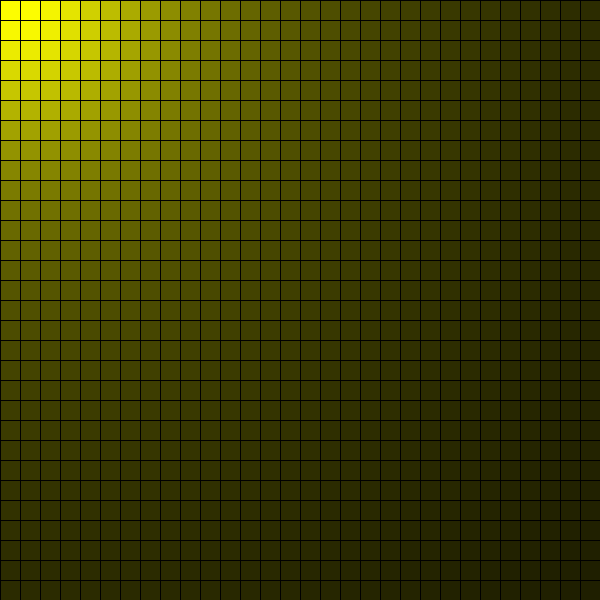
Frame 1 (no input)
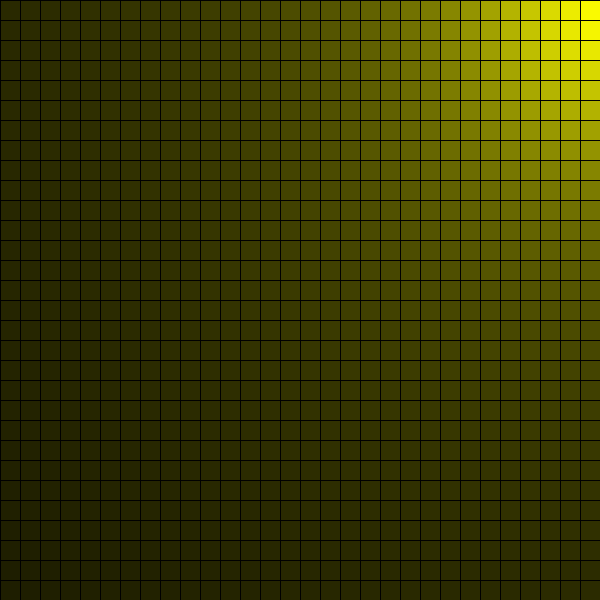
Frame 60 (the mouse pressed at the canvas centre just before this capture)
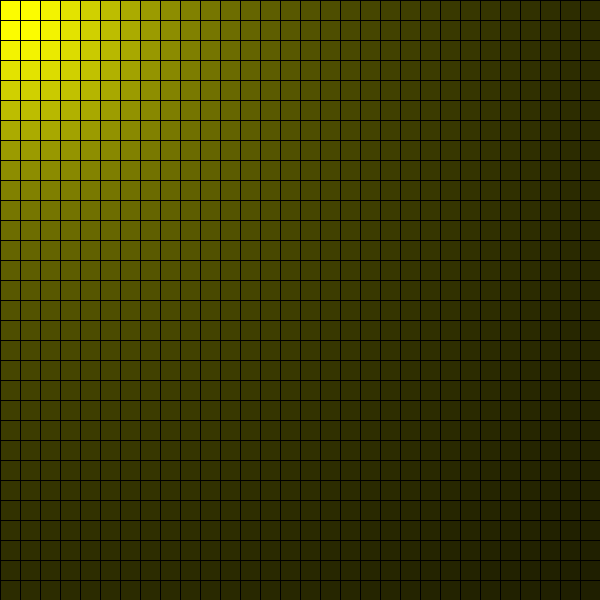
Frame 120 (the mouse held since frame 60 and released just before this capture)

The Processing sketch that drew these frames (run headless with seeded random() and noise(); from frame 60 on, the mouse is pressed at the canvas centre):

// Processing sketch: processing_165057
// ── processing_165057.pde

float lightX=0, lightY=0, step =10;
boolean goRight = true;
void setup(){
  size(600,600);
}

float dotProduct
(float x1, float y1, float z1, float x2, float y2, float z2){
 return x1*x2 + y1*y2 + z1*z2; 
  
}

void draw(){
  background(0);
  int gridX = 20;
  int gridY = 20;
  
  float nX=0, nY=0, nZ=1; // normal vector
  if(goRight){
      if(lightX<width)
        lightX+=step;
      else{
         lightY+=step;
         goRight=false; 
      }
    }
    else{
      if(lightX>0)
         lightX-=step;
      else{
         lightY+=step;
         goRight=true; 
      }
    }
  for(int y=0;y<height;y+=gridY){
   for(int x=0;x<width;x+=gridX){
    
     //compute light vector
     float lX = lightX - x;
     float lY = lightY - y;
     float lZ = 100;
     
     //normalize light vector
     float lMag = sqrt(lX*lX + lY*lY + lZ*lZ);
     lX/=lMag;
     lY/=lMag;
     lZ/=lMag;
      
      //compute dot product and cosine angle
      float cosine = dotProduct(nX, nY, nZ, lX, lY, lZ);
      
      //set brightness
      fill(cosine * 255, cosine * 255,0);
      rect(x, y, gridX, gridY); 
    
    
    
   } 
  }
  
  
}
